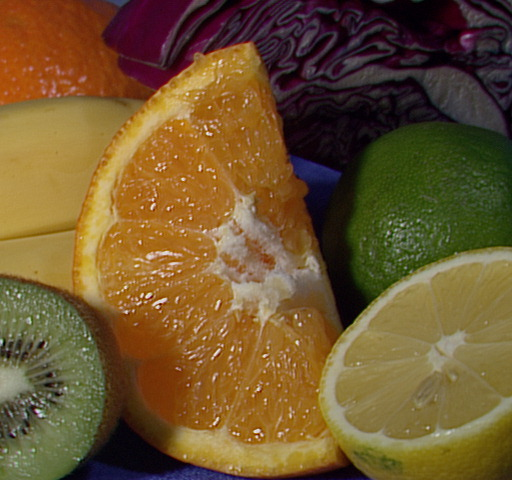
#> input picture pyonly/fruits.jpg, 512 x 480 px
$ python 'BGR components splitting.py'
#> lines starting #> are read from the running program, lines starting #| are printed output that depends on the picture
import cv2
import numpy as np
img = cv2.imread('fruits.jpg')
#> img is the input picture: shape (480, 512, 3); mean B, G, R 46.2, 85.6, 110.8

B, G, R = cv2.split(img)
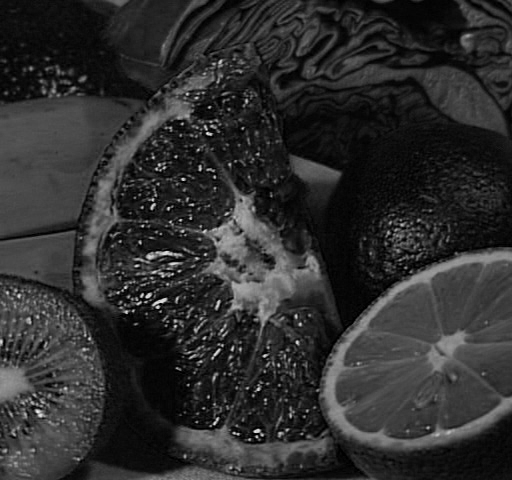
#> B: shape (480, 512); min 0, max 245, mean 46.2
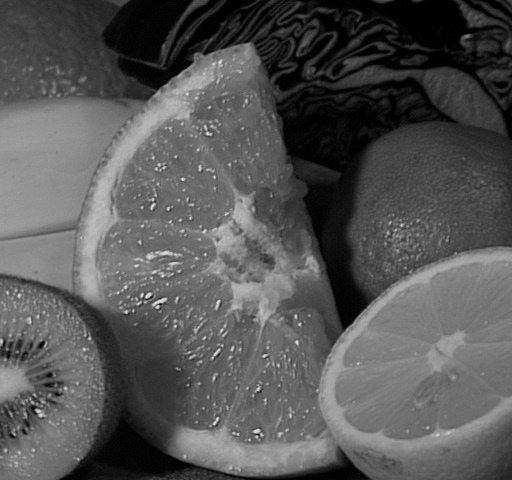
#> G: shape (480, 512); min 0, max 238, mean 85.6
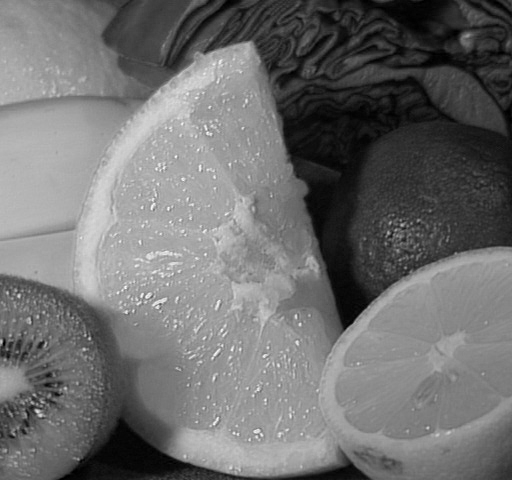
#> R: shape (480, 512); min 0, max 252, mean 110.8
zeros = np.zeros(img.shape[:2], dtype = 'uint8')
cv2.imshow('red', cv2.merge([zeros, zeros, R]))
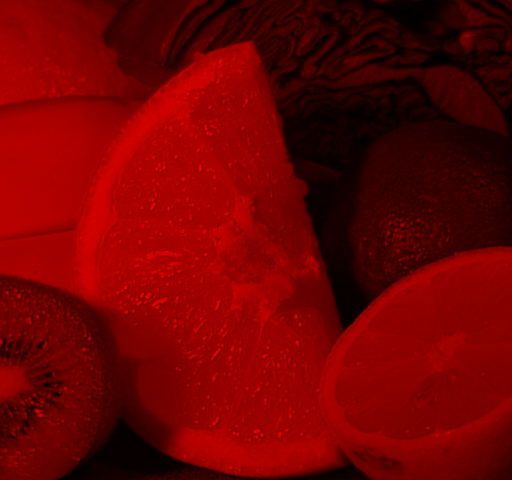
#> window 'red': shape (480, 512, 3); mean B, G, R 0, 0, 110.8
cv2.imshow('green', cv2.merge([zeros, G, zeros]))
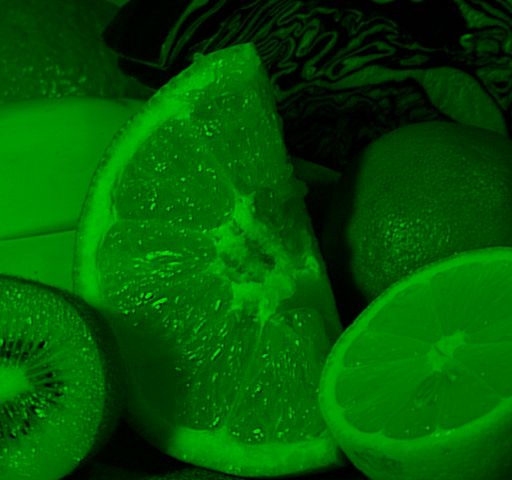
#> window 'green': shape (480, 512, 3); mean B, G, R 0, 85.6, 0
cv2.imshow('blue', cv2.merge([B, zeros, zeros]))
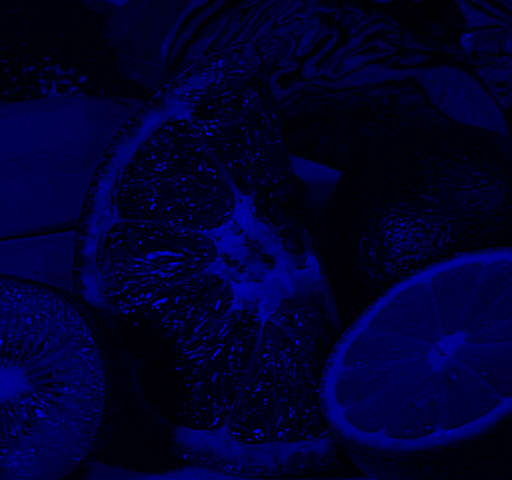
#> window 'blue': shape (480, 512, 3); mean B, G, R 46.2, 0, 0

cv2.waitKey(0)
cv2.destroyAllWindows()
